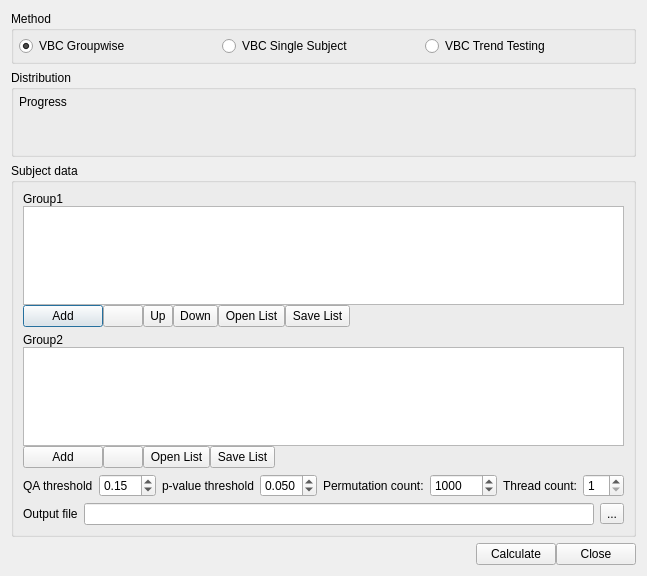
<?xml version="1.0" encoding="UTF-8"?>
<ui version="4.0">
 <class>VBCDialog</class>
 <widget class="QDialog" name="VBCDialog">
  <property name="geometry">
   <rect>
    <x>0</x>
    <y>0</y>
    <width>611</width>
    <height>576</height>
   </rect>
  </property>
  <property name="windowTitle">
   <string>Dialog</string>
  </property>
  <layout class="QVBoxLayout" name="verticalLayout_3">
   <item>
    <widget class="QGroupBox" name="method_group">
     <property name="title">
      <string>Method</string>
     </property>
     <layout class="QHBoxLayout" name="horizontalLayout_4">
      <property name="spacing">
       <number>0</number>
      </property>
      <property name="margin">
       <number>5</number>
      </property>
      <item>
       <widget class="QRadioButton" name="vbc_group">
        <property name="text">
         <string>VBC Groupwise </string>
        </property>
        <property name="checked">
         <bool>true</bool>
        </property>
       </widget>
      </item>
      <item>
       <widget class="QRadioButton" name="vbc_single">
        <property name="text">
         <string>VBC Single Subject</string>
        </property>
       </widget>
      </item>
      <item>
       <widget class="QRadioButton" name="vbc_trend">
        <property name="text">
         <string>VBC Trend Testing</string>
        </property>
       </widget>
      </item>
     </layout>
    </widget>
   </item>
   <item>
    <widget class="QGroupBox" name="cluster_group">
     <property name="title">
      <string>Distribution</string>
     </property>
     <layout class="QVBoxLayout" name="verticalLayout_5">
      <property name="spacing">
       <number>0</number>
      </property>
      <property name="margin">
       <number>5</number>
      </property>
      <item>
       <widget class="QLabel" name="progress">
        <property name="text">
         <string>Progress</string>
        </property>
       </widget>
      </item>
      <item>
       <widget class="QCustomPlot" name="report_widget1" native="true">
        <property name="sizePolicy">
         <sizepolicy hsizetype="Preferred" vsizetype="Expanding">
          <horstretch>0</horstretch>
          <verstretch>0</verstretch>
         </sizepolicy>
        </property>
        <property name="minimumSize">
         <size>
          <width>0</width>
          <height>20</height>
         </size>
        </property>
       </widget>
      </item>
      <item>
       <widget class="QCustomPlot" name="report_widget2" native="true">
        <property name="sizePolicy">
         <sizepolicy hsizetype="Preferred" vsizetype="Expanding">
          <horstretch>0</horstretch>
          <verstretch>0</verstretch>
         </sizepolicy>
        </property>
        <property name="minimumSize">
         <size>
          <width>0</width>
          <height>20</height>
         </size>
        </property>
       </widget>
      </item>
     </layout>
    </widget>
   </item>
   <item>
    <widget class="QGroupBox" name="subject_data_group">
     <property name="title">
      <string>Subject data</string>
     </property>
     <layout class="QVBoxLayout" name="verticalLayout_2">
      <property name="spacing">
       <number>6</number>
      </property>
      <item>
       <layout class="QVBoxLayout" name="verticalLayout">
        <property name="spacing">
         <number>0</number>
        </property>
        <item>
         <widget class="QLabel" name="group1_label">
          <property name="text">
           <string>Group1</string>
          </property>
         </widget>
        </item>
        <item>
         <widget class="QListView" name="group1list">
          <property name="selectionMode">
           <enum>QAbstractItemView::SingleSelection</enum>
          </property>
         </widget>
        </item>
        <item>
         <layout class="QHBoxLayout" name="horizontalLayout_2">
          <property name="spacing">
           <number>0</number>
          </property>
          <item>
           <widget class="QPushButton" name="group1open">
            <property name="maximumSize">
             <size>
              <width>16777215</width>
              <height>26</height>
             </size>
            </property>
            <property name="text">
             <string>Add</string>
            </property>
            <property name="icon">
             <iconset resource="../icons.qrc">
              <normaloff>:/icons/icons/add.xpm</normaloff>:/icons/icons/add.xpm</iconset>
            </property>
           </widget>
          </item>
          <item>
           <widget class="QPushButton" name="group1delete">
            <property name="maximumSize">
             <size>
              <width>16777215</width>
              <height>26</height>
             </size>
            </property>
            <property name="text">
             <string/>
            </property>
            <property name="icon">
             <iconset resource="../icons.qrc">
              <normaloff>:/icons/icons/delete.xpm</normaloff>:/icons/icons/delete.xpm</iconset>
            </property>
           </widget>
          </item>
          <item>
           <widget class="QToolButton" name="moveup">
            <property name="maximumSize">
             <size>
              <width>16777215</width>
              <height>26</height>
             </size>
            </property>
            <property name="text">
             <string>Up</string>
            </property>
           </widget>
          </item>
          <item>
           <widget class="QToolButton" name="movedown">
            <property name="maximumSize">
             <size>
              <width>16777215</width>
              <height>26</height>
             </size>
            </property>
            <property name="text">
             <string>Down</string>
            </property>
           </widget>
          </item>
          <item>
           <widget class="QToolButton" name="open_list1">
            <property name="maximumSize">
             <size>
              <width>16777215</width>
              <height>26</height>
             </size>
            </property>
            <property name="text">
             <string>Open List</string>
            </property>
           </widget>
          </item>
          <item>
           <widget class="QToolButton" name="save_list1">
            <property name="maximumSize">
             <size>
              <width>16777215</width>
              <height>26</height>
             </size>
            </property>
            <property name="text">
             <string>Save List</string>
            </property>
           </widget>
          </item>
          <item>
           <spacer name="horizontalSpacer">
            <property name="orientation">
             <enum>Qt::Horizontal</enum>
            </property>
            <property name="sizeHint" stdset="0">
             <size>
              <width>40</width>
              <height>20</height>
             </size>
            </property>
           </spacer>
          </item>
         </layout>
        </item>
       </layout>
      </item>
      <item>
       <layout class="QVBoxLayout" name="verticalLayout_6">
        <property name="leftMargin">
         <number>0</number>
        </property>
        <item>
         <widget class="QWidget" name="group2_widget" native="true">
          <property name="minimumSize">
           <size>
            <width>50</width>
            <height>0</height>
           </size>
          </property>
          <layout class="QVBoxLayout" name="verticalLayout_4">
           <property name="spacing">
            <number>0</number>
           </property>
           <property name="margin">
            <number>0</number>
           </property>
           <item>
            <widget class="QLabel" name="group2_label">
             <property name="text">
              <string>Group2</string>
             </property>
            </widget>
           </item>
           <item>
            <widget class="QListView" name="group2list"/>
           </item>
           <item>
            <layout class="QHBoxLayout" name="horizontalLayout_3">
             <property name="spacing">
              <number>0</number>
             </property>
             <item>
              <widget class="QPushButton" name="group2open">
               <property name="maximumSize">
                <size>
                 <width>16777215</width>
                 <height>26</height>
                </size>
               </property>
               <property name="text">
                <string>Add</string>
               </property>
               <property name="icon">
                <iconset resource="../icons.qrc">
                 <normaloff>:/icons/icons/add.xpm</normaloff>:/icons/icons/add.xpm</iconset>
               </property>
              </widget>
             </item>
             <item>
              <widget class="QPushButton" name="group2delete">
               <property name="maximumSize">
                <size>
                 <width>16777215</width>
                 <height>26</height>
                </size>
               </property>
               <property name="text">
                <string/>
               </property>
               <property name="icon">
                <iconset resource="../icons.qrc">
                 <normaloff>:/icons/icons/delete.xpm</normaloff>:/icons/icons/delete.xpm</iconset>
               </property>
              </widget>
             </item>
             <item>
              <widget class="QToolButton" name="open_list2">
               <property name="maximumSize">
                <size>
                 <width>16777215</width>
                 <height>26</height>
                </size>
               </property>
               <property name="text">
                <string>Open List</string>
               </property>
              </widget>
             </item>
             <item>
              <widget class="QToolButton" name="save_list2">
               <property name="maximumSize">
                <size>
                 <width>16777215</width>
                 <height>26</height>
                </size>
               </property>
               <property name="text">
                <string>Save List</string>
               </property>
              </widget>
             </item>
             <item>
              <spacer name="horizontalSpacer_2">
               <property name="orientation">
                <enum>Qt::Horizontal</enum>
               </property>
               <property name="sizeHint" stdset="0">
                <size>
                 <width>40</width>
                 <height>20</height>
                </size>
               </property>
              </spacer>
             </item>
            </layout>
           </item>
          </layout>
          <zorder>group2_label</zorder>
          <zorder>group2list</zorder>
          <zorder></zorder>
         </widget>
        </item>
       </layout>
      </item>
      <item>
       <layout class="QHBoxLayout" name="horizontalLayout_9">
        <item>
         <widget class="QLabel" name="label_6">
          <property name="text">
           <string>QA threshold</string>
          </property>
         </widget>
        </item>
        <item>
         <widget class="QDoubleSpinBox" name="qa_threshold">
          <property name="minimum">
           <double>0.000000000000000</double>
          </property>
          <property name="maximum">
           <double>20.000000000000000</double>
          </property>
          <property name="singleStep">
           <double>0.050000000000000</double>
          </property>
          <property name="value">
           <double>0.150000000000000</double>
          </property>
         </widget>
        </item>
        <item>
         <widget class="QLabel" name="label_5">
          <property name="minimumSize">
           <size>
            <width>0</width>
            <height>0</height>
           </size>
          </property>
          <property name="text">
           <string>p-value threshold</string>
          </property>
         </widget>
        </item>
        <item>
         <widget class="QDoubleSpinBox" name="p_value_threshold">
          <property name="decimals">
           <number>3</number>
          </property>
          <property name="maximum">
           <double>0.500000000000000</double>
          </property>
          <property name="singleStep">
           <double>0.010000000000000</double>
          </property>
          <property name="value">
           <double>0.050000000000000</double>
          </property>
         </widget>
        </item>
        <item>
         <widget class="QLabel" name="label_2">
          <property name="text">
           <string>Permutation count:</string>
          </property>
         </widget>
        </item>
        <item>
         <widget class="QSpinBox" name="permutation_num">
          <property name="minimum">
           <number>50</number>
          </property>
          <property name="maximum">
           <number>100000</number>
          </property>
          <property name="singleStep">
           <number>100</number>
          </property>
          <property name="value">
           <number>1000</number>
          </property>
         </widget>
        </item>
        <item>
         <widget class="QLabel" name="label">
          <property name="text">
           <string>Thread count:</string>
          </property>
         </widget>
        </item>
        <item>
         <widget class="QSpinBox" name="thread_count">
          <property name="minimum">
           <number>1</number>
          </property>
          <property name="maximum">
           <number>12</number>
          </property>
         </widget>
        </item>
        <item>
         <spacer name="horizontalSpacer_5">
          <property name="orientation">
           <enum>Qt::Horizontal</enum>
          </property>
          <property name="sizeHint" stdset="0">
           <size>
            <width>40</width>
            <height>20</height>
           </size>
          </property>
         </spacer>
        </item>
       </layout>
      </item>
      <item>
       <layout class="QHBoxLayout" name="horizontalLayout_7">
        <property name="spacing">
         <number>6</number>
        </property>
        <item>
         <widget class="QLabel" name="label_4">
          <property name="minimumSize">
           <size>
            <width>0</width>
            <height>0</height>
           </size>
          </property>
          <property name="maximumSize">
           <size>
            <width>80</width>
            <height>16777215</height>
           </size>
          </property>
          <property name="text">
           <string>Output file</string>
          </property>
         </widget>
        </item>
        <item>
         <widget class="QLineEdit" name="mapping"/>
        </item>
        <item>
         <widget class="QToolButton" name="open_mapping">
          <property name="text">
           <string>...</string>
          </property>
         </widget>
        </item>
       </layout>
      </item>
     </layout>
    </widget>
   </item>
   <item>
    <layout class="QHBoxLayout" name="horizontalLayout_6">
     <property name="spacing">
      <number>0</number>
     </property>
     <property name="topMargin">
      <number>0</number>
     </property>
     <item>
      <spacer name="horizontalSpacer_3">
       <property name="orientation">
        <enum>Qt::Horizontal</enum>
       </property>
       <property name="sizeHint" stdset="0">
        <size>
         <width>40</width>
         <height>20</height>
        </size>
       </property>
      </spacer>
     </item>
     <item>
      <widget class="QPushButton" name="load_subject_data">
       <property name="text">
        <string>Calculate</string>
       </property>
      </widget>
     </item>
     <item>
      <widget class="QPushButton" name="close">
       <property name="text">
        <string>Close</string>
       </property>
      </widget>
     </item>
    </layout>
   </item>
  </layout>
 </widget>
 <customwidgets>
  <customwidget>
   <class>QCustomPlot</class>
   <extends>QWidget</extends>
   <header>plot/qcustomplot.h</header>
   <container>1</container>
  </customwidget>
 </customwidgets>
 <resources>
  <include location="../icons.qrc"/>
 </resources>
 <connections/>
</ui>
